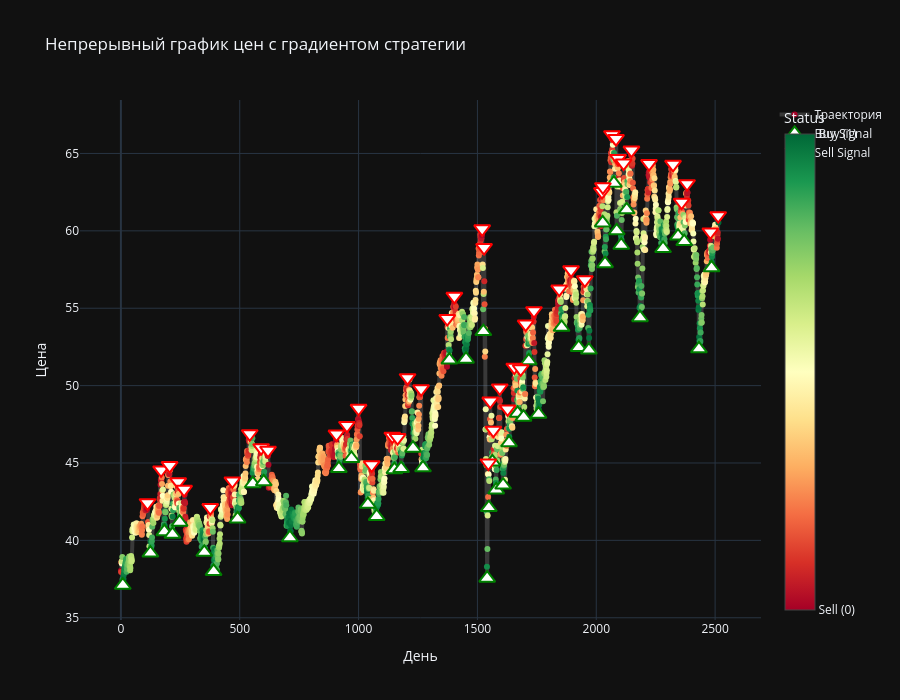

The cell this chart's notebook holds for it:
### Code cell
features = generate_continuous_feature(actions)
plot_gradient_line(prices, actions, features)

### Figure 1 — Plotly figure (JSON) as saved in the notebook; plotly's stock layout.template omitted (floating-point values rounded to 4 significant figures; data arrays with more than 128 entries replaced by an {"elided": "..."} marker saying what was removed)
{"data": [{"hoverinfo": "x+y+text", "line": {"color": "rgba(150,150,150,0.3)", "width": 4}, "marker": {"color": {"elided": "2515 float values"}, "colorbar": {"ticktext": ["Sell (0)", "Buy (1)"], "tickvals": [0, 1], "title": {"text": "Status"}}, "colorscale": [[0, "rgb(165,0,38)"], [0.1, "rgb(215,48,39)"], [0.2, "rgb(244,109,67)"], [0.3, "rgb(253,174,97)"], [0.4, "rgb(254,224,139)"], [0.5, "rgb(255,255,191)"], [0.6, "rgb(217,239,139)"], [0.7, "rgb(166,217,106)"], [0.8, "rgb(102,189,99)"], [0.9, "rgb(26,152,80)"], [1, "rgb(0,104,55)"]], "showscale": true, "size": 6}, "mode": "lines+markers", "name": "Траектория", "text": {"elided": "2515 str values"}, "type": "scatter", "x": {"elided": "2515 int values"}, "y": {"elided": "2515 float values"}}, {"marker": {"color": "white", "line": {"color": "green", "width": 2}, "size": 14, "symbol": "triangle-up"}, "mode": "markers", "name": "Buy Signal", "type": "scatter", "x": [8, 124, 183, 217, 247, 351, 390, 491, 555, 601, 711, 917, 970, 1039, 1076, 1151, 1179, 1229, 1271, 1382, 1452, 1525, 1541, 1548, 1563, 1579, 1608, 1633, 1669, 1694, 1716, 1757, 1854, 1926, 1969, 2027, 2037, 2074, 2086, 2105, 2128, 2184, 2281, 2344, 2370, 2432, 2485], "y": [37.1, 39.18, 40.56, 40.39, 41.17, 39.23, 37.99, 41.38, 43.66, 43.78, 40.17, 44.64, 45.29, 42.33, 41.55, 44.57, 44.64, 45.96, 44.69, 51.65, 51.71, 53.49, 37.56, 42.12, 45.07, 43.26, 43.57, 46.3, 48.21, 47.96, 51.6, 48.15, 53.77, 52.47, 52.3, 60.51, 57.88, 63.08, 60.0, 59.07, 61.36, 54.39, 58.86, 59.66, 59.31, 52.38, 57.61]}, {"marker": {"color": "white", "line": {"color": "red", "width": 2}, "size": 14, "symbol": "triangle-down"}, "mode": "markers", "name": "Sell Signal", "type": "scatter", "x": [112, 169, 205, 241, 266, 376, 469, 542, 590, 619, 907, 951, 1000, 1055, 1142, 1164, 1206, 1263, 1373, 1403, 1520, 1528, 1546, 1554, 1567, 1594, 1627, 1655, 1682, 1703, 1738, 1844, 1894, 1952, 2024, 2028, 2066, 2083, 2092, 2115, 2148, 2222, 2323, 2359, 2382, 2480, 2513], "y": [42.43, 44.55, 44.83, 43.78, 43.3, 42.12, 43.84, 46.89, 45.99, 45.83, 46.87, 47.43, 48.53, 44.88, 46.73, 46.64, 50.51, 49.79, 54.33, 55.77, 60.13, 58.92, 45.0, 49.0, 47.12, 49.85, 48.49, 51.19, 51.09, 53.98, 54.84, 56.24, 57.48, 56.84, 62.54, 62.85, 66.21, 65.96, 64.68, 64.38, 65.22, 64.35, 64.3, 61.85, 63.05, 59.93, 60.98]}], "layout": {"height": 700, "hovermode": "closest", "title": {"text": "Непрерывный график цен с градиентом стратегии"}, "xaxis": {"title": {"text": "День"}}, "yaxis": {"title": {"text": "Цена"}}}}
